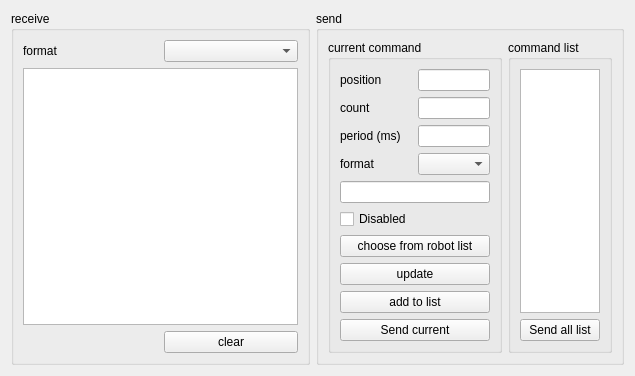
<?xml version="1.0" encoding="UTF-8"?>
<ui version="4.0">
 <class>FormProtocolBase</class>
 <widget class="QWidget" name="FormProtocolBase">
  <property name="geometry">
   <rect>
    <x>0</x>
    <y>0</y>
    <width>635</width>
    <height>366</height>
   </rect>
  </property>
  <property name="windowTitle">
   <string>Form</string>
  </property>
  <layout class="QHBoxLayout" name="horizontalLayout" stretch="50,50">
   <item>
    <widget class="QGroupBox" name="groupBox">
     <property name="title">
      <string>receive</string>
     </property>
     <layout class="QGridLayout" name="gridLayout_2">
      <item row="1" column="0" colspan="2">
       <widget class="QTextBrowser" name="textBrowser_device_rec"/>
      </item>
      <item row="0" column="0">
       <widget class="QLabel" name="label_3">
        <property name="text">
         <string>format</string>
        </property>
       </widget>
      </item>
      <item row="0" column="1">
       <widget class="QComboBox" name="comboBox_device_rec_format"/>
      </item>
      <item row="2" column="1">
       <widget class="QPushButton" name="pushButton_device_rec_clear">
        <property name="text">
         <string>clear</string>
        </property>
       </widget>
      </item>
     </layout>
    </widget>
   </item>
   <item>
    <widget class="QGroupBox" name="groupBox_2">
     <property name="title">
      <string>send</string>
     </property>
     <layout class="QGridLayout" name="gridLayout" columnstretch="10,0,0">
      <item row="0" column="0" rowspan="5" colspan="2">
       <widget class="QGroupBox" name="groupBox_4">
        <property name="title">
         <string>current command</string>
        </property>
        <layout class="QGridLayout" name="gridLayout_4">
         <item row="5" column="1">
          <widget class="QCheckBox" name="checkBox_device_send_disabled">
           <property name="text">
            <string>Disabled</string>
           </property>
          </widget>
         </item>
         <item row="1" column="1">
          <widget class="QLabel" name="label">
           <property name="text">
            <string>count</string>
           </property>
          </widget>
         </item>
         <item row="0" column="2">
          <widget class="QLineEdit" name="lineEdit_device_send_position">
           <property name="readOnly">
            <bool>true</bool>
           </property>
          </widget>
         </item>
         <item row="7" column="1" colspan="2">
          <widget class="QPushButton" name="pushButton_device_send_open_robot_list">
           <property name="text">
            <string>choose from robot list</string>
           </property>
          </widget>
         </item>
         <item row="2" column="2">
          <widget class="QLineEdit" name="lineEdit_device_send_period"/>
         </item>
         <item row="2" column="1">
          <widget class="QLabel" name="label_4">
           <property name="text">
            <string>period (ms)</string>
           </property>
          </widget>
         </item>
         <item row="8" column="1" colspan="2">
          <widget class="QPushButton" name="pushButton_device_send_update">
           <property name="text">
            <string>update</string>
           </property>
          </widget>
         </item>
         <item row="0" column="1">
          <widget class="QLabel" name="label_6">
           <property name="text">
            <string>position</string>
           </property>
          </widget>
         </item>
         <item row="4" column="1" colspan="2">
          <widget class="QLineEdit" name="lineEdit_device_send"/>
         </item>
         <item row="6" column="1">
          <spacer name="verticalSpacer">
           <property name="orientation">
            <enum>Qt::Vertical</enum>
           </property>
           <property name="sizeHint" stdset="0">
            <size>
             <width>20</width>
             <height>40</height>
            </size>
           </property>
          </spacer>
         </item>
         <item row="3" column="2">
          <widget class="QComboBox" name="comboBox_device_send_format"/>
         </item>
         <item row="9" column="1" colspan="2">
          <widget class="QPushButton" name="pushButton_device_send_add2list">
           <property name="text">
            <string>add to list</string>
           </property>
          </widget>
         </item>
         <item row="1" column="2">
          <widget class="QLineEdit" name="lineEdit_device_send_count"/>
         </item>
         <item row="3" column="1">
          <widget class="QLabel" name="label_2">
           <property name="text">
            <string>format</string>
           </property>
          </widget>
         </item>
         <item row="10" column="1" colspan="2">
          <widget class="QPushButton" name="pushButton_device_send">
           <property name="text">
            <string>Send current</string>
           </property>
          </widget>
         </item>
        </layout>
       </widget>
      </item>
      <item row="0" column="2" rowspan="5">
       <widget class="QGroupBox" name="groupBox_3">
        <property name="title">
         <string>command list</string>
        </property>
        <layout class="QGridLayout" name="gridLayout_3">
         <item row="0" column="0">
          <widget class="QTableWidget" name="tableWidget_device_send_list"/>
         </item>
         <item row="1" column="0">
          <widget class="QPushButton" name="pushButton_device_send_all">
           <property name="text">
            <string>Send all list</string>
           </property>
          </widget>
         </item>
        </layout>
       </widget>
      </item>
     </layout>
    </widget>
   </item>
  </layout>
 </widget>
 <resources/>
 <connections/>
</ui>
